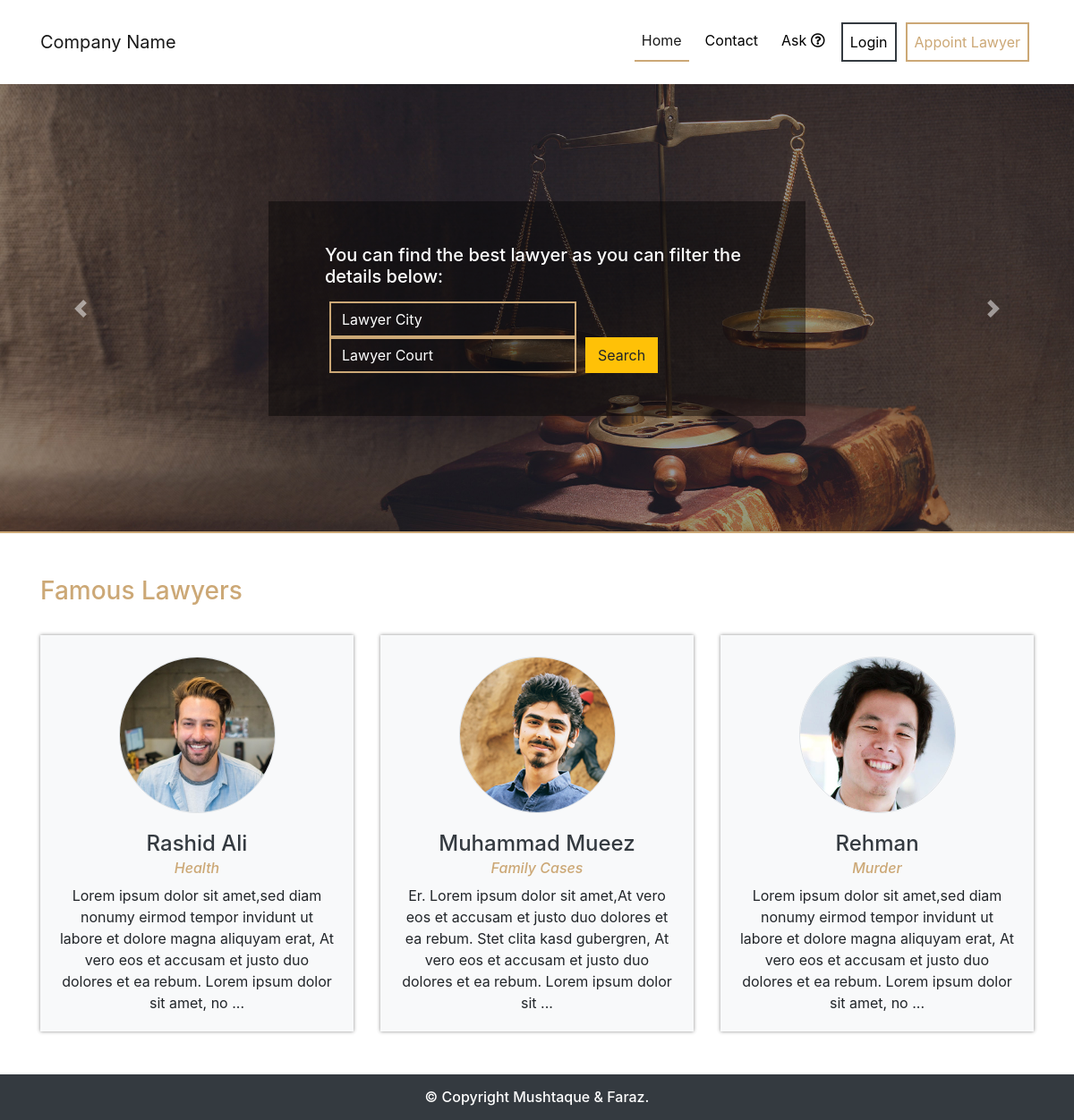
The page / on the database its author committed.
### tables this page shows
CREATE TABLE `lawyers` (
  `user_id` int(11) NOT NULL,
  `name` text NOT NULL,
  `caste` text NOT NULL,
  `gender` varchar(50) NOT NULL,
  `city` text NOT NULL,
  `office_add` varchar(350) NOT NULL,
  `court` varchar(200) NOT NULL,
  `license` varchar(500) NOT NULL,
  `phone` varchar(13) NOT NULL,
  `email` varchar(150) NOT NULL,
  `password` varchar(255) NOT NULL,
  `about` varchar(1000) NOT NULL,
  `specialty` varchar(1000) NOT NULL,
  `profile_pic` varchar(300) NOT NULL,
  `online_status` int(11) NOT NULL,
  `account_status` varchar(50) NOT NULL DEFAULT 'lawyer',
  `account_views` int(11) NOT NULL
);

### index.php (the view, shortened to what this page needs)
<?php
  include_once('inc/top.php');
?>
    <div id="carouselExampleIndicators" class="carousel slide" data-ride="carousel">
      <div class="carousel-inner">
        <div class="carousel-item active">
          <img class="d-block w-100" src="img/bg5.jpg" alt="First slide">
        </div>
      </div>
      <a id="carouselControl" class="carousel-control-prev" href="#carouselExampleIndicators" role="button" data-slide="prev">
        <span class="carousel-control-prev-icon" aria-hidden="true"></span>
      </a>
      <a id="carouselControl" class="carousel-control-next" href="#carouselExampleIndicators" role="button" data-slide="next">
        <span class="carousel-control-next-icon" aria-hidden="true"></span>
      </a>
      <div class="search-box">
        <div class="container">
          <div class="row">
            <div class="col-md-12">
              <h5 class="mb-3 text-white">You can find the best lawyer as you can filter the details below:</h5>
              <form action="#" class="form-inline">
                <input type="text" class="form-control border-brown bg-transparent text-white border-0 rounded-0" placeholder="Lawyer City" name="lawyer_city" id="lawyer_city" autocomplete="off">
                <input type="text" class="form-control border-brown bg-transparent text-white border-0 rounded-0" placeholder="Lawyer Court" name="lawyer_court" id="lawyer_court" autocomplete="off">
                <input type="button" id="laywer_submit" name="laywer_submit" class="btn btn-warning rounded-0" value="Search">
              </form>
            </div>
          </div>
        </div>
      </div>
    </div>
    <Section id="containers" class="py-5">
      <div class="container">
        <h3 id="searchResult" class="text-brown">Famous Lawyers</h3>
        <div id="load_data" class="row justify-content-between">
          <?php
            $sql = "SELECT * FROM `lawyers` ORDER BY `account_views` DESC LIMIT 3";
            $run = mysqli_query($conn, $sql);
            while ($row = mysqli_fetch_array($run)) {
              $user_id = $row['user_id'];
              $name = $row['name'];
              $about = $row['about'];
              $profile_pic = $row['profile_pic'];
              $specialty = $row['specialty'];
          ?>
          <div class="col-lg-4 col-md-6 mt-4">
            <a href="lawyerProfile.php?user_id=<?php echo $user_id;?>">
              <div class="card bg-light border-0 shadow-sm pt-4 rounded-0 famousLaywer">
                <img class="card-img-top border rounded-circle w-50 mx-auto" src="<?php if($profile_pic == ''):echo 'img/default.jpeg'; else:echo 'uploads/profile/'.$profile_pic; endif; ?>" alt="">
                <div class="card-body text-center">
                  <h4 class="card-title text-dark mb-1"><?php echo $name; ?></h4>
                  <h6 class="text-brown"><i><?php echo $specialty; ?></i></h6>
                  <p class="card-text"><?php echo substr($about, 0,197); ?> ...</p>
                </div>
              </div>
            </a>
          </div>
          <?php } ?>
        </div>
      </div>
    </Section>
<?php
  include_once('inc/footer.php');
?>

### inc/top.php (shortened to what this page needs)
<?php
include_once('inc/functions.php');
?>
<!DOCTYPE html>
 <html lang="en" class="js">
  <head>
    <link rel="stylesheet" href="css/bootstrap.min.css">
    <link rel="stylesheet" href="https://use.fontawesome.com/releases/v5.6.1/css/all.css">
   <link rel="stylesheet" type="text/css" href="css/style.css">
	 <link rel="stylesheet" type="text/css" href="css/font-awesome.css">
  </head>
  <body class="bg-white">
    <nav class="navbar navbar-expand-lg shadow-sm navbar-light bg-white zindex-dropdown">
      <div class="container">
        <a class="navbar-brand" href="<?php if($account_status == 'lawyer'):echo '#'; else:echo 'index.php'; endif; ?>">Company Name</a>
        <div class="collapse navbar-collapse navbarCollapse" id="navbarSupportedContent">
          <ul class="navbar-nav ml-auto">
            <?php if(@$_SESSION['account_status'] != 'lawyer'): ?>
            <li class="nav-item <?php active('index.php'); ?>">
              <a class="nav-link" href="index.php">Home <span class="sr-only">(current)</span></a>
            </li>
            <?php endif; ?>
            <li class="nav-item <?php active('contact.php'); ?>">
              <a class="nav-link" href="contact.php">Contact</a>
            </li>
            <li class="nav-item <?php active('ask.php'); ?>">
              <a class="nav-link" href="ask.php">Ask <i class="far fa-question-circle" aria-hidden="true"></i></a>
            </li>
            <?php if(!isset($_SESSION['user_id'])){
              ?>
              <li class="nav-item">
                <a class="nav-link btn btn-outline-dark rounded-0" href="#" data-toggle="modal" data-target="#lawyerLogin">Login</a>
              </li>
              <li class="nav-item">
                <a class="nav-link btn btn-outline-brown rounded-0" href="#" data-toggle="modal" data-target="#clientLogin">Appoint Lawyer</a>
              </li>
            <?php }
            ?>
          </ul>
        </div>
      </div>
    </nav>

### inc/functions.php (shortened to what this page needs)
<?php
    function active($page){
        $self = $_SERVER["PHP_SELF"];
        $basename = basename($self);
        if($basename == $page){
            echo 'active';
        }
    }
?>

### inc/footer.php (shortened to what this page needs)
    <footer class="py-3 bg-dark">
      <div class="iner">
        <h6 class="m-0 p-0 text-center text-white">&copy; Copyright Mushtaque & Faraz.</h6>
      </div>
    </footer>
  </body>
</html>

### css/style.css (style rules this page uses)
.btn { border-width: 2px; }
.text-brown { color: #cca876!important; }
.btn-outline-brown { color: #cca876!important; background-color: transparent!important; background-image: none!important; border: 2px solid #cca876!important; }
.border-brown { border: 2px solid #cca876!important; }
.shadow-sm { box-shadow: 0px 0px 4px 0px rgb(139, 139, 139)!important; }
nav { padding-top: 25px!important; padding-bottom: 25px!important; }
nav ul li { margin: 0px 5px; }
nav ul li a.btn-outline-dark { color: black!important; }
.navbar-light .navbar-nav .nav-link { color: black; }
.active { border-bottom: 2px solid #cca876; }
* { margin: 0; padding: 0; }
.search-box { position: absolute; top: 50%; left: 50%; background: #0000006b; transform: translate(-50%,-50%); width: fit-content; padding: 3em; }
.search-box input { margin: 0px 5px; }
.search-box input::placeholder { color: white; }
section#containers a { color: inherit; }

### rows shown on the page
lawyers: profile_pic (picture), name "Rashid Ali", specialty "Health", about "Lorem ipsum dolor sit amet,sed diam nonumy eirmod tempor invidunt ut labore et dolore magna aliquyam erat, At vero eos et accusam et justo duo dolores et ea rebum. Lorem ipsum dolor sit amet, no"
lawyers: profile_pic (picture), name "Muhammad Mueez", specialty "Family Cases", about "Er. Lorem ipsum dolor sit amet,At vero eos et accusam et justo duo dolores et ea rebum. Stet clita kasd gubergren, At vero eos et accusam et justo duo dolores et ea rebum. Lorem ipsum dolor sit"
lawyers: profile_pic (picture), name "Rehman", specialty "Murder", about "Lorem ipsum dolor sit amet,sed diam nonumy eirmod tempor invidunt ut labore et dolore magna aliquyam erat, At vero eos et accusam et justo duo dolores et ea rebum. Lorem ipsum dolor sit amet, no"
